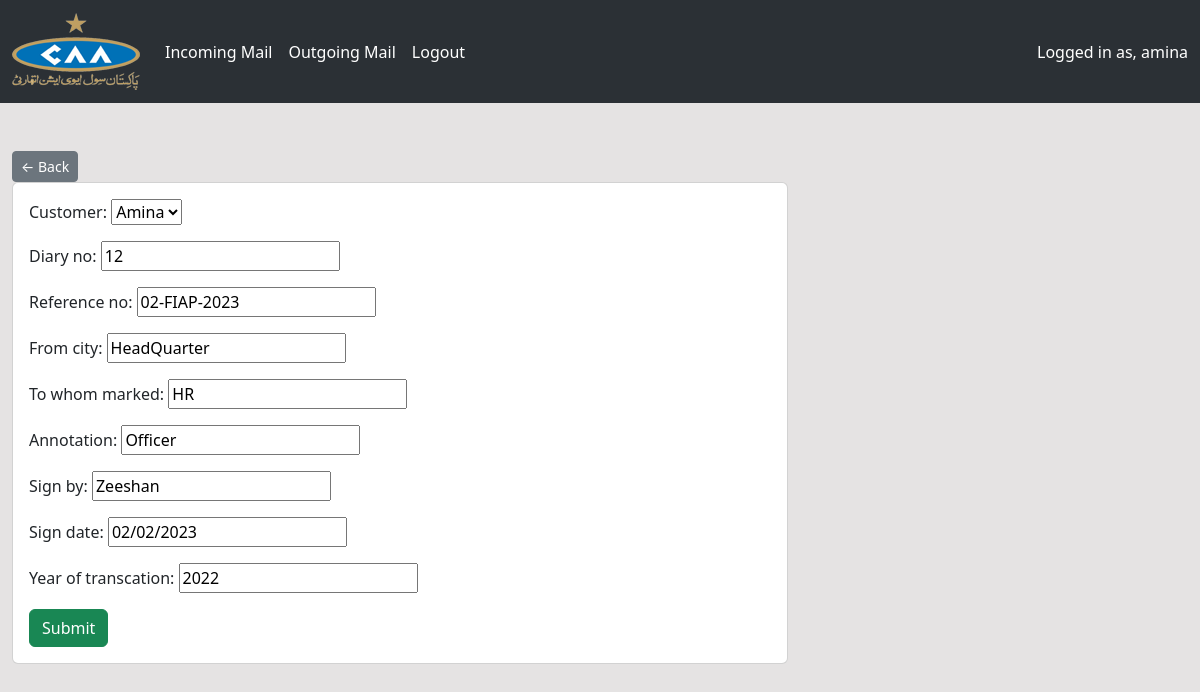
/update_incoming/1/ (signed in), run on the app's committed database.
### mails/models.py (models this page shows, shortened)
class IncomingMail(models.Model):
    customer = models.ForeignKey(Customer, null=True, on_delete=models.SET_NULL)
    diary_no = models.IntegerField(null=True)
    reference_no = models.CharField(max_length=200, null=True)
    date_created = models.DateTimeField(auto_now_add=True)
    from_city = models.CharField(max_length=200, null=True)
    to_whom_marked = models.CharField(max_length=200)
    annotation = models.CharField(max_length=200, null=True)
    sign_by = models.CharField(max_length=200, null=True)
    sign_date = models.CharField(max_length=200, null=True)
    year_of_transcation = models.CharField(max_length=200, null=True)
    class meta:
        ordering = ['-date_created']

### mails/views.py (the view)
# urls.py: path('update_incoming/<str:pk>/', views.incoming_form_update, name="incoming_form_update"),
@login_required(login_url='login')
def incoming_form_update(request, pk):
    record = IncomingMail.objects.get(id=pk)    # get by ID
    form = IncomingMailForm(instance=record)
    if request.method == 'POST':
        form = IncomingMailForm(request.POST, instance=record)
        if form.is_valid():
            form.save()
            return redirect('incoming')
    context = {'form': form}
    return render(request, 'mails/incoming_form.html', context)

### mails/forms.py
class IncomingMailForm(ModelForm):
    class Meta:
        model = IncomingMail
        fields = '__all__'

### mails/models.py (called while the page is built)
    def __str__(self):
        return self.name

### mails/templates/mails/incoming_form.html (shortened to what this page needs)
{% extends 'mails/base.html' %}
{% block content %}
<br>
<div class="row">
    <div class="col-md-8 mt-4">
        <a href="{% url 'incoming' %}" class="btn btn-secondary btn-sm md-2">&#8592; Back </a>
        <div class="card card-body">
            <form action="" method="POST">
                {{ form.as_p }}
                <input class="btn btn-success" type="submit" value="Submit">
            </form>
        </div>
    </div>
</div>
{% endblock %}

### mails/templates/mails/navbar.html (shortened to what this page needs)
{% load static %}
{% if request.user.is_authenticated %}
<nav class="navbar navbar-expand-lg bg-body-tertiary" data-bs-theme="dark">
    <div class="container-fluid">
      <a class="navbar-brand" href="{% url 'dashboard' %}"><img src="{% static 'images/logo.png' %}" alt=""></a>
      <div class="collapse navbar-collapse" id="navbarNav">
        <ul class="navbar-nav">
          <li class="nav-item">
            <a class="nav-link active" aria-current="page" href="{% url 'incoming' %}">Incoming Mail</a>
          </li>
          <li class="nav-item">
            <a class="nav-link active" href="{% url 'outgoing' %}">Outgoing Mail</a>
          </li>
          <li class="nav-item">
            <a class="nav-link active" href="{% url 'logout' %}">Logout</a>
          </li>
        </ul>
      </div>
      <div class="nav-item text-white">
        <div class="nav-link" href="">Logged in as, {{ request.user }}</div>
      </div>
    </div>
  </nav>
{% endif %}

### mails/templates/mails/base.html (style rules this page uses)
body { background-color: #e5e3e3; }

### data on the page
IncomingMail: customer "Amina", diary_no "12", reference_no "02-FIAP-2023", from_city "HeadQuarter", to_whom_marked "HR", annotation "Officer", sign_by "Zeeshan", sign_date "02/02/2023", year_of_transcation "2022"

### other printed values
{{ request.user }} "amina"
